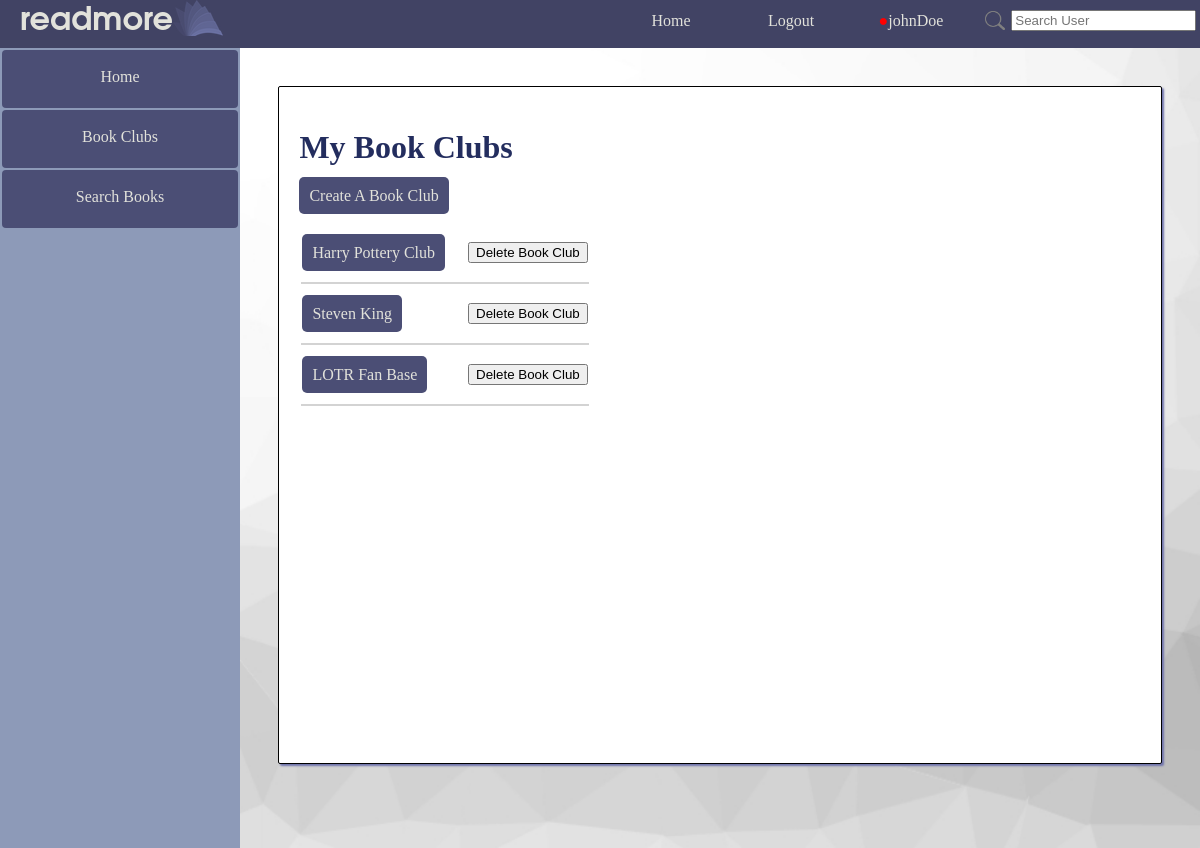
/readmore/book_clubs/ (signed in), run on an earlier commit of the app's database.
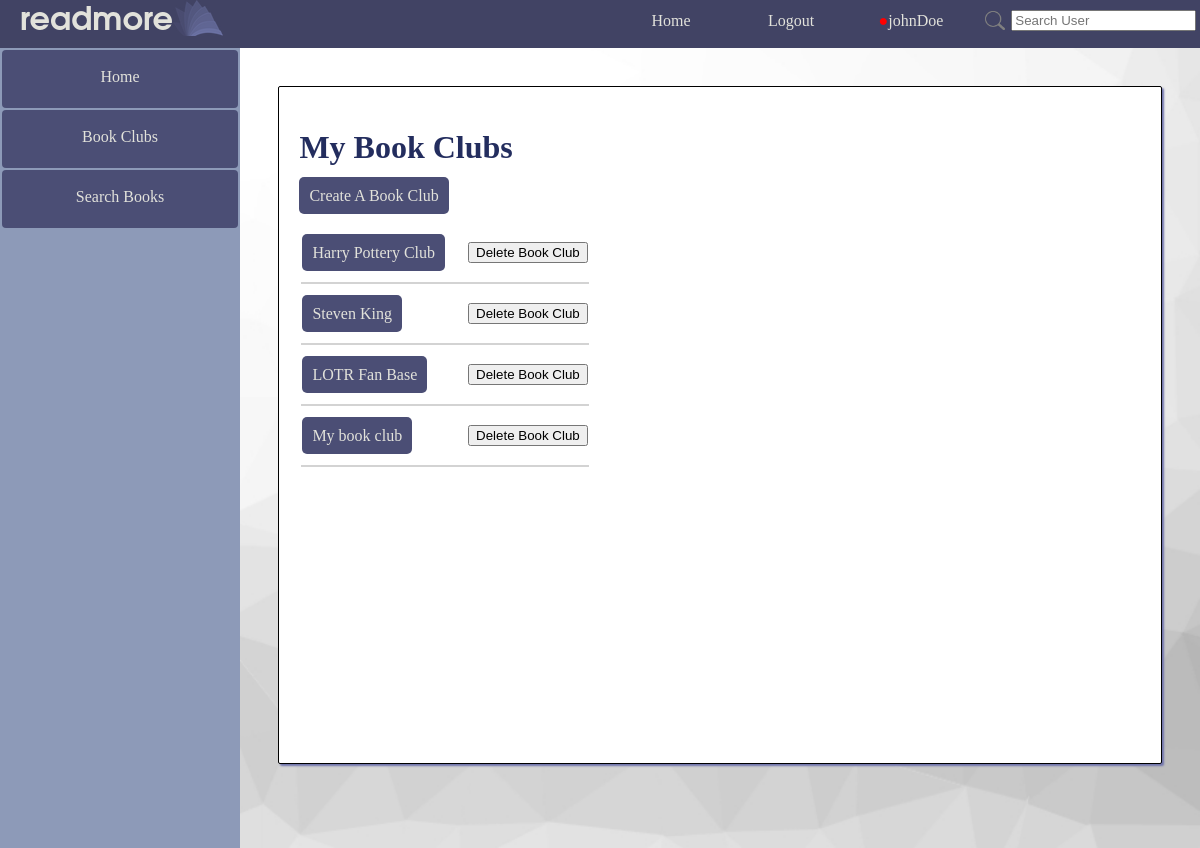
And on a later commit of the database.
### readmore_app/models.py (models this page shows)
class Club(models.Model):
    club_id = models.AutoField(primary_key=True)
    club_name = models.CharField(max_length=100)
    club_description = models.TextField(blank=True)
    club_owner = models.ForeignKey(UserExt, on_delete=models.CASCADE)
    club_users = models.ManyToManyField(UserExt, related_name="user_clubs")
    club_pending_invites = models.ManyToManyField('UserExt', related_name="pending_invites", blank=True)
    club_library = models.ManyToManyField('ClubBook', related_name='clubs', blank=True)

### readmore_app/views.py (the view)
# urls.py: path('book_clubs/', views.book_clubs, name="book_clubs"),
def book_clubs(request):
    if request.user.is_authenticated:
        real_user = UserExt.objects.get(pk=request.user.id)
        book_club_list = Club.objects.filter(club_users__in=[real_user])
        return render(request, "readmore_app/book_clubs.html", {"real_user": real_user, "book_club_list": book_club_list})
    else:
        return redirect(reverse('readmore_app:login'))

### readmore_app/templatetags/extras.py (called while the page is built)
@register.simple_tag
def num_notifications(user_id):
    try:
        this_user = UserExt.objects.get(pk=user_id)
        return Notification.objects.filter(notification_user=this_user).count()
    except Exception as e:
        return ""

### readmore_app/templates/readmore_app/book_clubs.html (shortened to what this page needs)
{% extends parent_template|default:"base.html" %}
{% load static %}
{% block content %}
<div class="basic_card">
    <h1>My Book Clubs</h1>
    <a class="anchor_button" href="{% url 'readmore_app:create_club' %}">Create A Book Club</a>
    <br><br>
    <table id="club_list_table">
    {% if not book_club_list %}
        <tr><td>No Book Clubs Here.  Try Creating Your Own.</td></tr>
    {% else %}
    {% for book_club in book_club_list %}
        <tr class="book_club_listing" id="club{{ book_club.club_id }}">
            <td >
                <a href="{% url 'readmore_app:club' book_club.club_id %}" class="anchor_button">{{ book_club.club_name }}</a>
            </td>
            <td style="padding-left: 20px;">
                <p><button onclick="leaveClub({{ book_club.club_id }});">{% if book_club.club_owner != real_user %}Leave Book Club{% else %}Delete Book Club{% endif %}</button></p>
            </td>
        </tr>
        <tr id="club{{ book_club.club_id }}underline"><td colspan="2" bgcolor="lightgray"><td></tr>
    {% endfor %}
    {% endif %}
    </table>
</div>
{% endblock %}

What changed in the data, as far as the page shows it:
added Club: club_name "My book club", shows "Delete Book Club"
